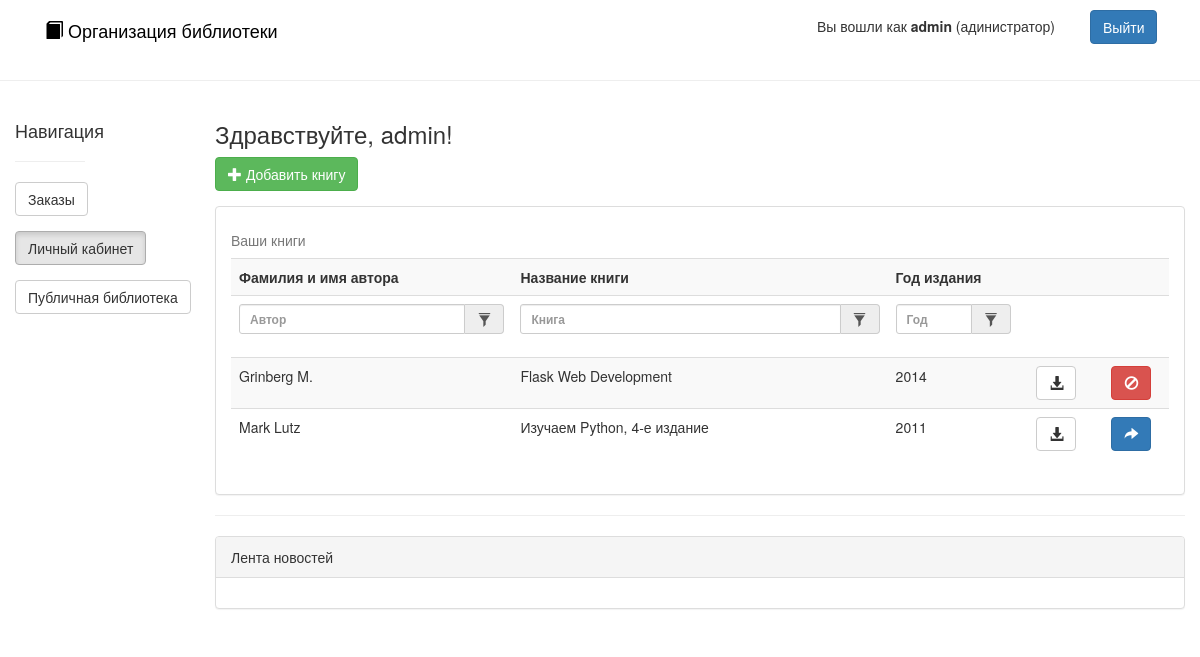
Page / (signed in) on the earlier database version.
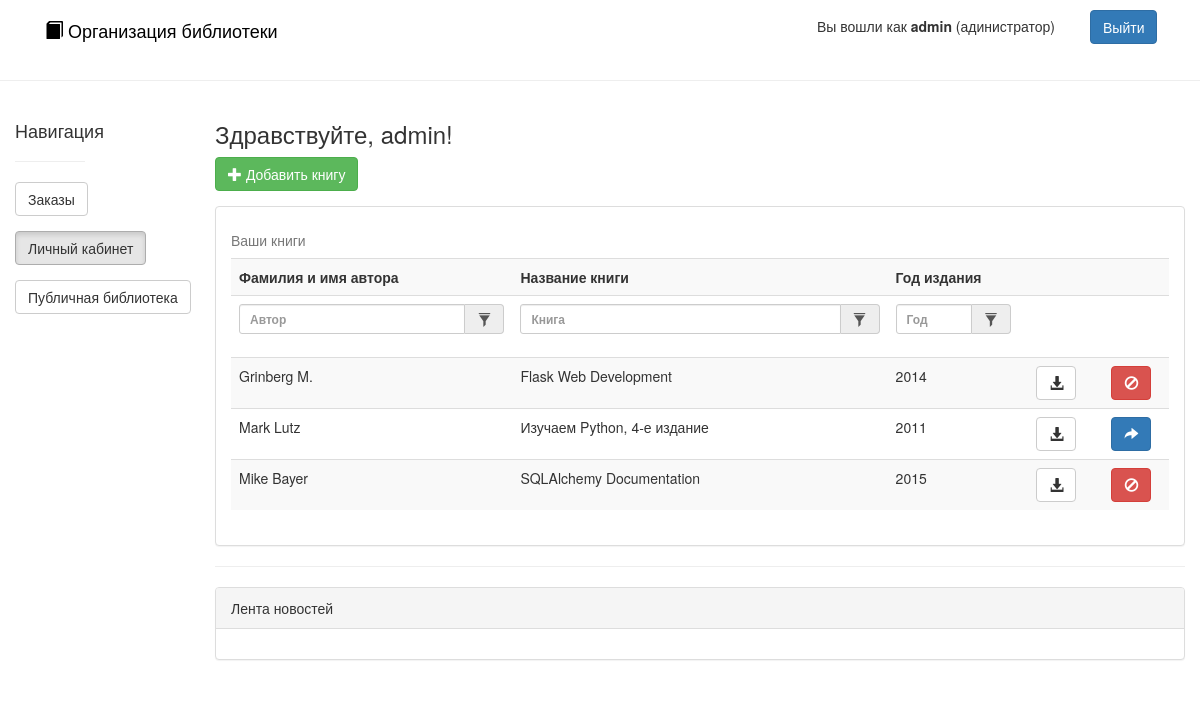
Same page on the later database version.
### app/models/Book.py (models this page shows, shortened)
class Book(db.Model):
    id = db.Column('id', db.String(36), primary_key=True, nullable=False)
    author = db.Column('author', db.Integer, nullable=False)
    name = db.Column('name', db.String(300), nullable=False)
    year = db.Column('year', db.Integer, nullable=False)
    file = db.Column('file', db.String(200), nullable=False)
    is_public = db.Column('is_public', db.Boolean, nullable=False)
    create_date = db.Column('create_date', db.DateTime, nullable=False)
    added_by_login = db.Column(db.String(30), ForeignKey('user.login'), nullable=False)
    added_by = db.relationship('User')
    @classmethod
    def get_by_login(cls, login):
        return cls.query.filter(cls.added_by_login == login).all()
    @classmethod
    def get_last(cls, count):
        return cls.query.filter(cls.is_public is True).order_by(desc(cls.create_date)).limit(count).all()

### app/controllers/MainController.py (the view)
@app.route("/")
@login_required
def main():
    user_books = current_user.get_books()
    owned_books = Book.get_by_login(current_user.login)
    user_books += owned_books
    last_added_books = Book.get_last(10)
    return render_template('main.html', user_books=user_books, last_added_books=last_added_books)

### app/controllers/LoginController.py (called while the page is built)
@login_manager.user_loader
def load_user(lgn):
    return User.get(lgn)

### app/models/User.py (called while the page is built)
    @classmethod
    def get(cls, id):
        return cls.query.get(id)

    def get_books(self):
        return self.books.filter(users_books.c.user_login == self.login).all()

### templates/main.html (shortened to what the changed rows need)
{% extends "layout.html" %}
{% block body %}
<div class="container col-md-10 col-md-offset-1">
    <div class="panel panel-default" style="max-height: 350px; overflow-y: scroll;">
            <div class="panel-body">
                <table class="table table-striped" id="books" >
                    <caption>Ваши книги</caption>
                    <tr>
                        <th width="30%">Фамилия и имя автора</th>
                        <th width="40%">Название книги</th>
                        <th width="14%">Год издания</th>
                        <th width="8%"></th>
                        <th width="8%"></th>
                    </tr>
                    <tr>
                        <th>
                            <div class="form-group form-group-sm">
                                <div class="input-group">
                                    <input type="text" class="form-control" id="filterAuthorName" placeholder="Автор">
                                    <div class="input-group-addon btn">
                                    </div>
                                </div>
                            </div>
                        </th>
                        <th>
                            <div class="form-group form-group-sm">
                                <div class="input-group">
                                    <input type="text" class="form-control" id="filterBookName" placeholder="Книга">
                                    <div class="input-group-addon btn">
                                    </div>
                                </div>
                            </div>
                        </th>
                        <th>
                            <div class="form-group form-group-sm">
                                <div class="input-group">
                                    <input type="text" class="form-control" id="filterYear" placeholder="Год">
                                    <div class="input-group-addon btn">
                                    </div>
                                </div>
                            </div>
                        </th>
                    </tr>
                    {% for book in user_books %}
                    <tr>
                        <td>{{ book.author }}</td>
                        <td>{{ book.name }}</td>
                        <td>{{ book.year }}</td>
                        <td align="center"><a download href="static/books/{{ book.file }}" class="btn btn-default"><span class="glyphicon glyphicon-download-alt" aria-hidden="true"></span></a></td>
                        <td align="center">
                            {% if book.added_by_login == current_user.login %}
                            <a href="{{ url_for('book_share', book_id=book.id) }}" class="btn btn-{% if book.is_public %}danger{% else %}primary{% endif %}"><span class="glyphicon glyphicon-{% if book.is_public %}ban-circle{% else %}share-alt{% endif %}" aria-hidden="true"></span></a>
                            {% else %}
                            <a href="{{ url_for('book_remove', book_id=book.id) }}" class="btn btn-danger"><span class="glyphicon glyphicon-paperclip" aria-hidden="true"></span></a>
                            {% endif %}
                        </td>
                    </tr>
                    {% endfor %}
                </table>
            </div>
    </div>
</div>
{% endblock %}

Differences in the rows shown:
added Book: author "Mike Bayer", name "SQLAlchemy Documentation", year "2015", is_public True (drawn)
